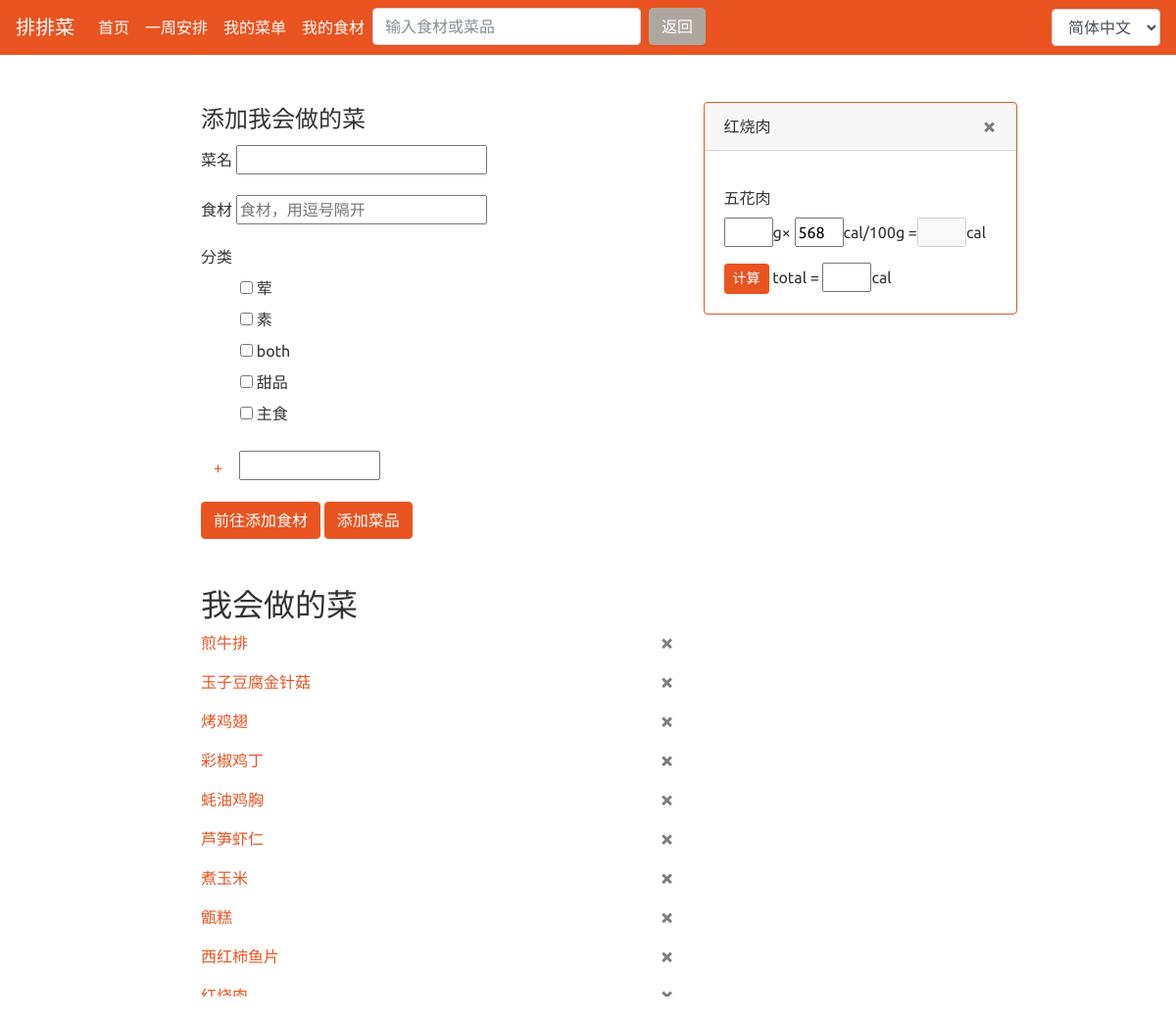
The app's page /detail/红烧肉 (signed in) with its own data.
### AutoGener/models.py (models this page shows, shortened)
class CanDo(models.Model):
    userid = models.IntegerField()
    name = models.CharField(max_length=100)
    type = models.ManyToManyField(DishType)
    ingre = models.ManyToManyField(CanGet, blank=True)

class CanGet(models.Model):
    userid = models.IntegerField()
    name = models.CharField(max_length=10)
    cal = models.PositiveIntegerField()

### AutoGener/views.py (the view)
# urls.py: path('detail/<name>', views.get_dish_detail, name='dish_detail'),
@login_required
def get_dish_detail(request, name, search=False):
    form = DishForm(user=request.user)
    message = ''
    canDolist = CanDo.objects.filter(userid=request.user.id)
    realted_dish = []
    ingre_list = []
    dish = CanDo()
    try:
        dish = canDolist.get(name=name)
        if dish not in show_dishes:
            show_dishes.append(dish)
        realted_dish = [dish]
        ingre_list = dish.ingre.all()
        for ingre in ingre_list:
            realted_dish += ingre.cando_set.filter(~Q(name=name)).all()
    except ObjectDoesNotExist:
        try:
            ingre = CanGet.objects.get(name=name)
            realted_dish = ingre.cando_set.all()
        except ObjectDoesNotExist:
            message = "%s不在你的菜单或食材库里" % name
    if not search:
        context = {'canDolist': canDolist, 'form': form, 'message': message, 'ingre_list': ingre_list, 'dish': dish,
                'show_dishes': show_dishes}
    else:
        context = {'canDolist': realted_dish, 'form': form, 'message': message, 'ingre_list': ingre_list, 'dish': dish,
                   'show_dishes': show_dishes}
    return render(request, 'AutoGener/dishform.html', context)

### AutoGener/forms.py
class DishForm(forms.ModelForm):
    name = forms.CharField(max_length=10)
    def __init__(self, *args, **kwargs):
        self.user = kwargs.pop('user')
        super(DishForm, self).__init__(*args, **kwargs)
        self.fields['type'] = forms.ModelMultipleChoiceField(
                widget=forms.CheckboxSelectMultiple, queryset=DishType.objects.filter(userid=self.user.id))
    class Meta:
        model = CanDo
        fields = ['name', 'type']

### AutoGener/models.py (called while the page is built)
    def __str__(self):
        return self.name

### templates/AutoGener/dishform.html (shortened to what this page needs)
{% extends 'base.html' %}
{% load i18n %}
{% block main %}
<div>
<form action="/dish/" method="post">
  <fieldset>
    <legend>{% trans "添加我会做的菜" %}</legend>
    <div class="form-group">
      <label for="exampleInputPassword1">{% trans "菜名" %}</label>
      {{ form.name }}
    </div>
    <div class="form-group">
      <label for="exampleInputEmail1">{% trans "食材" %}</label>
      <form role="search" method="post" id="searchform" action="">
        <input type="text" name="dish_ingredient" placeholder="食材，用逗号隔开">
      </form>
    </div>
    <div class="form-group" id="type_list">
      <label for="exampleInputPassword1">{% trans "分类" %}</label>
      {{ form.type }}
      <form method="get" action="addtype/">
        <button type="submit" class="btn btn-link">+</button>
        <input type="text" name="new_type" style="width: 30%">
      </form>
    </div>
    <a class="btn btn-primary" target="_blank" href="{% url 'AutoGener:ingredient' %}" >{% trans "前往添加食材" %}</a>
    <button type="submit" class="btn btn-primary">{% trans "添加菜品" %}</button>
  </fieldset>
</form>
</div>
<br>
<br>
<div >
  <h2>{% trans "我会做的菜" %}</h2>
  {% for dish in canDolist %}
    <p> <a href="{% url 'AutoGener:dish_detail' dish.name%}">{{ dish.name }}</a>
    <a class="close" href="{% url 'AutoGener:dish_delete' dish.name %}" >&times;</a>
    </p>
  {% empty %}
    <div><p>{% trans "还没有会做的菜哦" %}</p></div>
  {% endfor %}
    </div>
{% endblock %}
{% block side %}
{% for dish in show_dishes %}
<div class="card border-primary mb-3" style="max-width: 20rem;">
  <div class="card-header">{{ dish.name }}
    <a class="close" href="{% url 'AutoGener:dish_list_remove' dish.name %}" >&times;</a>
  </div>
  <div class="card-body">
    <p class="card-text">
          {% for ingre in dish.ingre.all %}
      <div class="form-group">
          <label>{{ ingre.name }} </label>
            <form action="" method="post">
              <input id="{{ dish.name }}{{ forloop.counter }}_weight"  min="0"  style="width: 18%"/>g&times;
              <input id="{{ dish.name }}{{ forloop.counter }}_data" value="{{ ingre.cal }}" style="width: 18%">cal/100g
              =<input class="{{ dish.name }}_cal_result" id="{{ dish.name }}{{ forloop.counter }}_each" style="width: 18%" disabled=""/>cal
            </form>
      </div>
   {% endfor %}
  <button id="{{ dish.name }}" onClick="reply_click(this.id)" class="btn btn-primary btn-sm">{% trans "计算" %}</button>
  total = <input id="{{ dish.name }}_cal" style="width: 18%" />cal
  </div>
</div>
{% endfor %}
{% endblock%}

### templates/base.html (style rules this page uses)
ul { list-style-type: none; }

### records on screen
CanDo: name "煎牛排"
CanDo: name "玉子豆腐金针菇"
CanDo: name "烤鸡翅"
CanDo: name "彩椒鸡丁"
CanDo: name "蚝油鸡胸"
CanDo: name "芦笋虾仁"
CanDo: name "煮玉米"
CanDo: name "甑糕"
CanDo: name "西红柿鱼片"
CanDo: name "红烧肉"
CanGet: name "五花肉", cal "568"

### other values on screen
form field language "简体中文"
